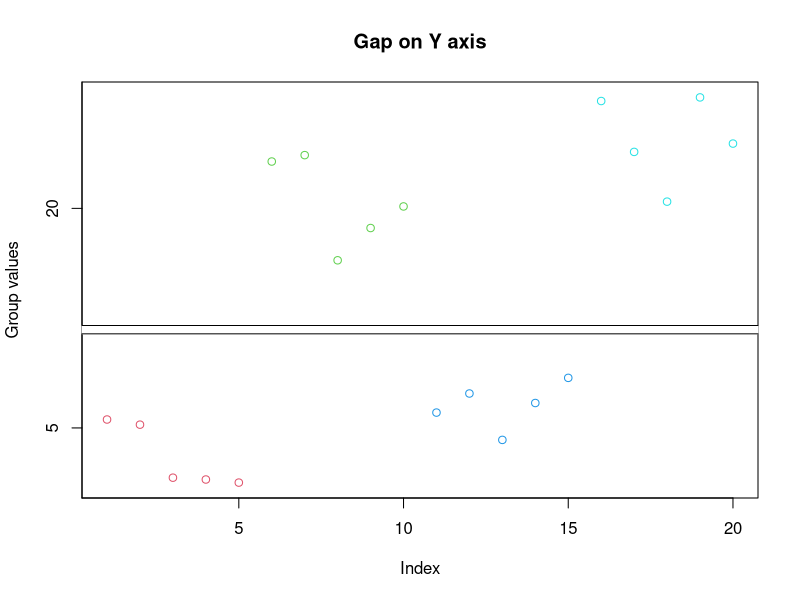
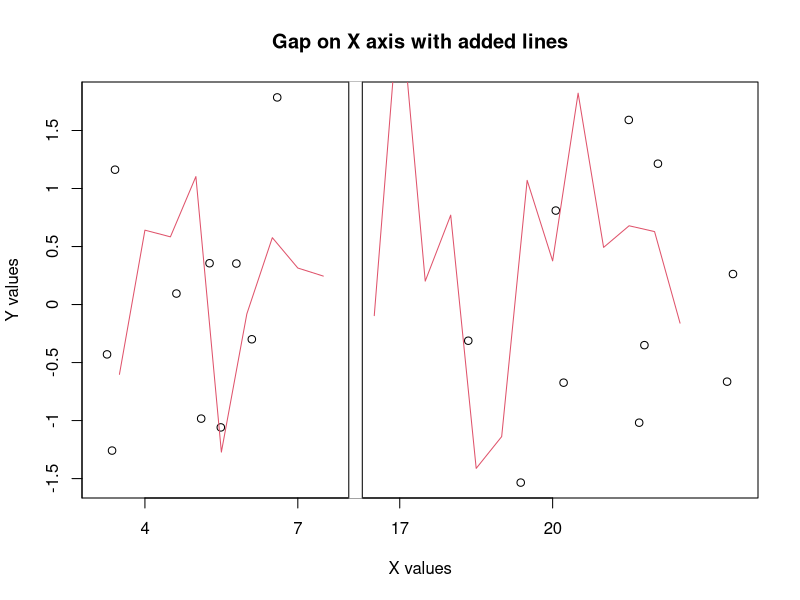
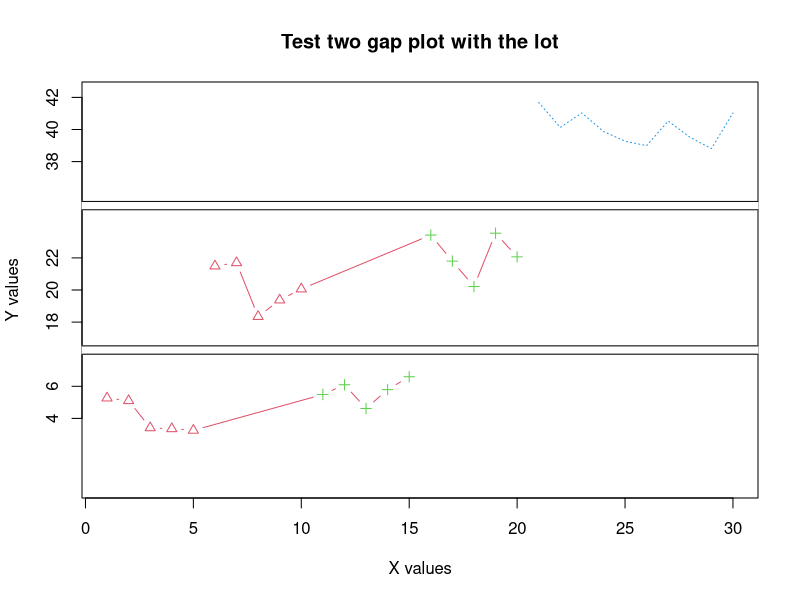

These figures' R source, in order:
library(plotrix)


### Name: gap.plot
### Title: Display a plot with one or two gaps (missing ranges) on one axis
### Aliases: gap.plot
### Keywords: misc

### ** Examples

 twogrp<-c(rnorm(5)+4,rnorm(5)+20,rnorm(5)+5,rnorm(5)+22)
 gpcol<-c(2,2,2,2,2,3,3,3,3,3,4,4,4,4,4,5,5,5,5,5)
 gap.plot(twogrp,gap=c(8,16),xlab="Index",ylab="Group values",
  main="Gap on Y axis",col=gpcol)
 gap.plot(twogrp,rnorm(20),gap=c(8,16),gap.axis="x",xlab="X values",
  xtics=c(4,7,17,20),ylab="Y values",main="Gap on X axis with added lines")
 gap.plot(c(seq(3.5,7.5,by=0.5),seq(16.5,22.5,by=0.5)),
  rnorm(22),gap=c(8,16),gap.axis="x",type="l",add=TRUE,col=2,)
 gap.plot(twogrp,gap=c(8,16,25,35),
 xlab="X values",ylab="Y values",xlim=c(1,30),ylim=c(0,42),
 main="Test two gap plot with the lot",xtics=seq(0,30,by=5),
 ytics=c(4,6,18,20,22,38,40,42),
 lty=c(rep(1,10),rep(2,10)),
 pch=c(rep(2,10),rep(3,10)),
 col=c(rep(2,10),rep(3,10)),
 type="b")
 gap.plot(21:30,rnorm(10)+40,gap=c(8,16,25,35),add=TRUE,
  lty=rep(3,10),col=rep(4,10),type="l")
